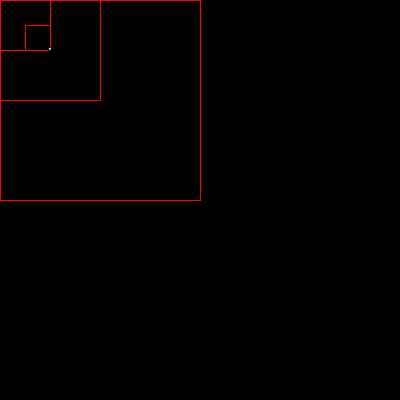
Frame 1 (no input)
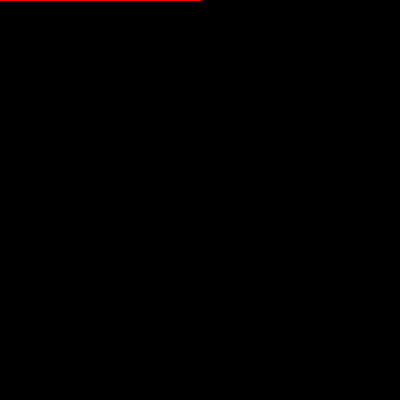
Frame 60 (the mouse pressed at the canvas centre just before this capture)
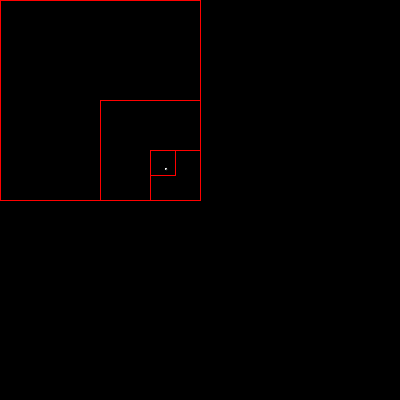
Frame 120 (the mouse held since frame 60 and released just before this capture)

The Processing sketch that drew these frames (run headless with seeded random() and noise(); from frame 60 on, the mouse is pressed at the canvas centre):

// Processing sketch: FlockingSystem
// ── FlockingSystem.pde
Tracker t1 = new Tracker(width/2, height/2);

void setup() {
  size(400,400); 
}

void draw() {
  background(0);
  t1.updateSpeed();
  t1.updatePos();
  t1.Partition(2);
  t1.Partition(4);
  t1.Partition(8);
  t1.Partition(16);
  t1.drawTracker();
}

class Tracker {
  float xpos, ypos, mass;
  PVector speed;
  Tracker(float x, float y) {
    xpos = x;
    ypos = y;
    speed = new PVector(random(-1,1),random(-1,1));
    mass = 3;
  }
  
  void drawTracker() {
    stroke(0);
    fill(255);
    ellipse(xpos,ypos,mass,mass);   
  }
  
  void updateSpeed() {
    PVector force = new PVector(mouseX-xpos,mouseY-ypos);
    Float magnitude = force.mag();
    float mag_remap =constrain(map(magnitude,0,400,1,0),0,1);
    force.normalize();
    force.mult(mag_remap);
    speed.limit(4);
    speed.add(force);
  }
  
  void updatePos() {
    xpos += speed.x;
    ypos += speed.y;
    xpos = xpos%width;
    ypos = ypos%height;
  }
  void Partition(float n) {
    int x = floor(xpos/width*n);
    int y = floor(ypos/height*n);
    float recx = width/n*x;
    float recy = height/n*y;
    stroke(255,0,0);
    noFill();
    rect(recx,recy,width/n,height/n);
  }
  
}
